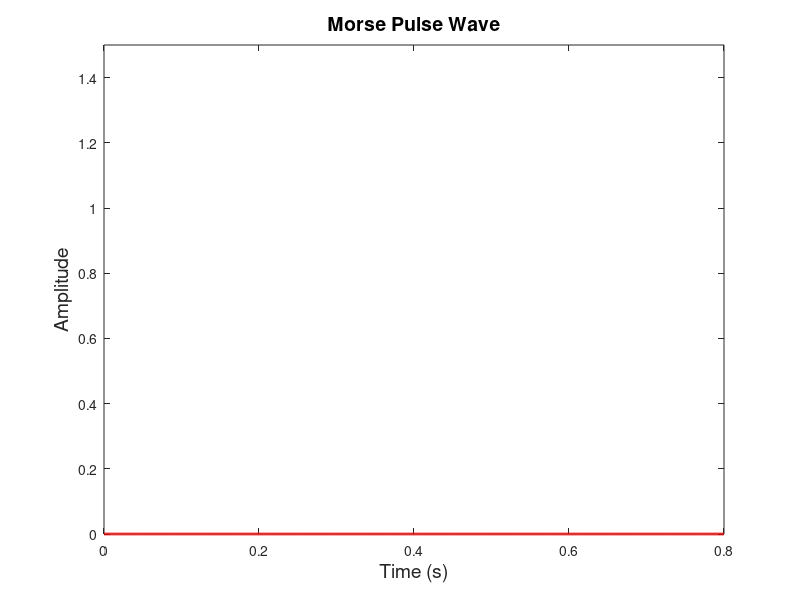

MATLAB code to generate this figure:
%%%%%%%%%%%%%%%%%%%%%%%%%%%%%%%%%%%%%%%%%%%%%%%%%%%%%%%%%%%%%%%%%%%%%%%%%%%
% Title  : Pulse Morse Encoder
% Author : Ian van der Linde
% Date   : 15-10-13
%%%%%%%%%%%%%%%%%%%%%%%%%%%%%%%%%%%%%%%%%%%%%%%%%%%%%%%%%%%%%%%%%%%%%%%%%%%

clear all;close all;clc;

%%%%%%%%%%%%%%%%%%%%%%%%%%%%%%%%%%%%%%%%%%%%%%%%%%%%%%%%%%%%%%%%%%%%%%%%%%%
% Define Program Constants
%%%%%%%%%%%%%%%%%%%%%%%%%%%%%%%%%%%%%%%%%%%%%%%%%%%%%%%%%%%%%%%%%%%%%%%%%%%

SAMPLE_RATE   = 8000;

TIME_UNIT     = 0.2;
DIT_DURATION  = TIME_UNIT*2;
DAH_DURATION  = TIME_UNIT*4;
ILI_DURATION1 = TIME_UNIT*1; % intra-Letter interval
ILI_DURATION2 = TIME_UNIT*2; % inter-Letter interval
IWI_DURATION  = TIME_UNIT*4; % inter-Word interval

%%%%%%%%%%%%%%%%%%%%%%%%%%%%%%%%%%%%%%%%%%%%%%%%%%%%%%%%%%%%%%%%%%%%%%%%%%%
% Create Pulse Components for Stitching Together
%%%%%%%%%%%%%%%%%%%%%%%%%%%%%%%%%%%%%%%%%%%%%%%%%%%%%%%%%%%%%%%%%%%%%%%%%%%

dit  = ones (1, SAMPLE_RATE*DIT_DURATION);
dah  = ones (1, SAMPLE_RATE*DAH_DURATION);
ili1 = zeros(1, SAMPLE_RATE*ILI_DURATION1);
ili2 = zeros(1, SAMPLE_RATE*ILI_DURATION2);
iwi  = zeros(1, SAMPLE_RATE*IWI_DURATION);

%%%%%%%%%%%%%%%%%%%%%%%%%%%%%%%%%%%%%%%%%%%%%%%%%%%%%%%%%%%%%%%%%%%%%%%%%%%
% Ask User for Message 
%%%%%%%%%%%%%%%%%%%%%%%%%%%%%%%%%%%%%%%%%%%%%%%%%%%%%%%%%%%%%%%%%%%%%%%%%%%

textToEncode    = input('Enter Text to Encode: ', 's'); % Get User Input

textToEncode    = upper(textToEncode); % Make UPPER CASE

%%%%%%%%%%%%%%%%%%%%%%%%%%%%%%%%%%%%%%%%%%%%%%%%%%%%%%%%%%%%%%%%%%%%%%%%%%%
% Main Loop: Encode Message (Build Pulse Wave)
%%%%%%%%%%%%%%%%%%%%%%%%%%%%%%%%%%%%%%%%%%%%%%%%%%%%%%%%%%%%%%%%%%%%%%%%%%%

outputPulse     = [];
messageDuration = 0;

for currentCharacter=1:length(textToEncode)
    if(textToEncode(currentCharacter)>='A' && textToEncode(currentCharacter)<='Z')
        currentCode = letterToCode(textToEncode(currentCharacter));
        fprintf(1, textToEncode(currentCharacter));
        for currentCodePosition=1:length(currentCode)
            if(currentCode(currentCodePosition)=='.')
                RandomValue = 1+rand()/5;       %makes a random -+ 20%
                RandomDotLength = floor(length(dit)*RandomValue); %randomises the length of the dot
                RandomDotPulse = ones(1,RandomDotLength);
                outputPulse = [outputPulse RandomDotPulse ili1];
                messageDuration = messageDuration + DIT_DURATION + ILI_DURATION1;
                fprintf(1, '.');
            else
                RandomValue = 1+rand()/5;       %makes a random -+ 20%
                RandomDashLength = floor(length(dah)*RandomValue); %randomises the length of the dot
                RandomDashPulse = ones(1,RandomDashLength);
                outputPulse = [outputPulse RandomDashPulse ili1];
                messageDuration = messageDuration + DAH_DURATION + ILI_DURATION1;
                fprintf(1, '-');
            end
        end
        outputPulse = [outputPulse ili2];
        messageDuration = messageDuration + ILI_DURATION2;
    else
        outputPulse = [outputPulse iwi];
        messageDuration = messageDuration + IWI_DURATION;
        fprintf(1, '\n');
    end
end

%%%%%%%%%%%%%%%%%%%%%%%%%%%%%%%%%%%%%%%%%%%%%%%%%%%%%%%%%%%%%%%%%%%%%%%%%%%
% Store Encoded Pulse Wave to Disk
%%%%%%%%%%%%%%%%%%%%%%%%%%%%%%%%%%%%%%%%%%%%%%%%%%%%%%%%%%%%%%%%%%%%%%%%%%%

% wavwrite(outputPulse, SAMPLE_RATE, 8, 'encodedMessage.wav');
audiowrite('encodedMessage2.wav', outputPulse, SAMPLE_RATE);
%%%%%%%%%%%%%%%%%%%%%%%%%%%%%%%%%%%%%%%%%%%%%%%%%%%%%%%%%%%%%%%%%%%%%%%%%%%
% Plot a Graph Showing hte Encoded Pulse Wave
%%%%%%%%%%%%%%%%%%%%%%%%%%%%%%%%%%%%%%%%%%%%%%%%%%%%%%%%%%%%%%%%%%%%%%%%%%%

figure;

t = 0:1/SAMPLE_RATE:messageDuration*2;
plot(t(1:length(outputPulse)), outputPulse, 'r', 'LineWidth', 2);
ylabel('Amplitude', 'FontSize', 14);
xlabel('Time (s)', 'FontSize', 14);
ylim([0 1.5]);
xlim([0 messageDuration]);
title('Morse Pulse Wave', 'FontSize', 14);

%wavwrite(outputPulse, SAMPLE_RATE, 8, 'encodedMessage.wav');
